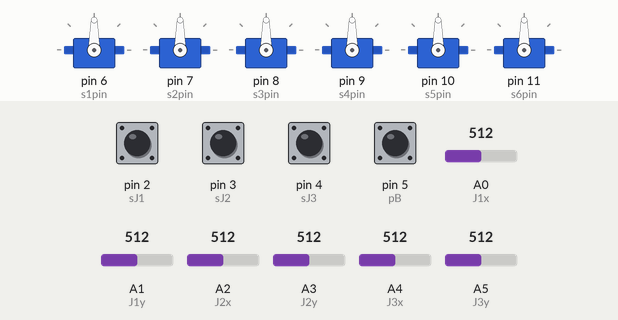
Recording of a sketch running on a simulated Arduino Uno, built with avr-gcc and run on an emulated ATmega328P. Shown: 6 × servo. The test bench sets the inputs (shaded band); at power-on: pin 2 (sJ1), pin 3 (sJ2), pin 4 (sJ3), pin 5 (pB) HIGH, A0 (J1x) = 512, A3 (J2y) = 512, A1 (J1y) = 512, A2 (J2x) = 512, A4 (J3x) = 512, A5 (J3y) = 512.

Above: at 1.2 s.
1.3 s: A0 (J1x) set to 208
2.8 s: A0 (J1x) set to 185
At 5.7 s:
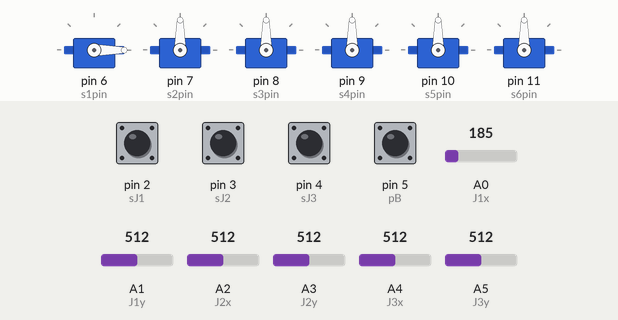
5.8 s: A3 (J2y) set to 206
7.3 s: A3 (J2y) set to 189
At 8.9 s:
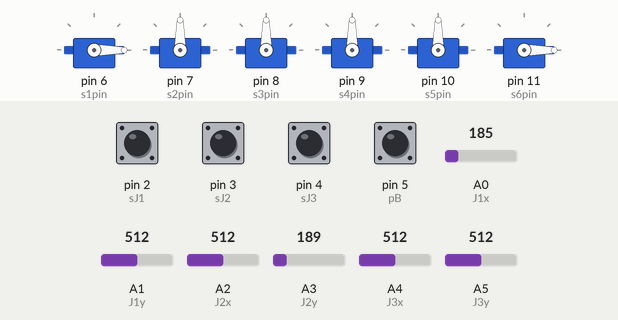
9.6 s: pin 2 (sJ1) pulled LOW for 0.15 s
At 18.7 s:
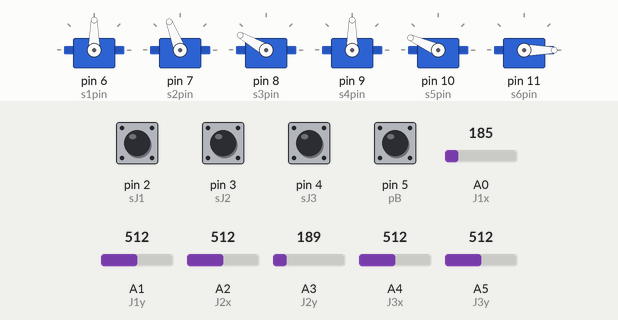
Timing chart, 0 to 25.2 s (numbered marks = the images above; inputs shaded):
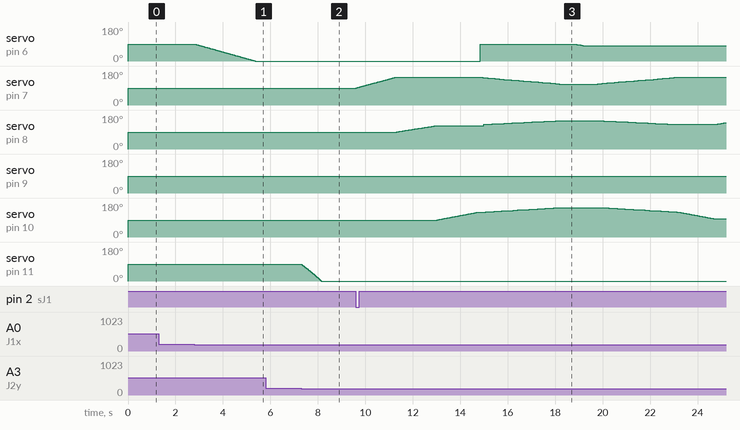

Measured:
- the behaviour switches between 200 and 199 on A0 (J1x) (found by bisection; images 0 and 1)
- the behaviour switches between 200 and 199 on A3 (J2y) (found by bisection; images 1 and 2)
- after the input at 1.3 s, every drawn part: stays the same
- after the input at 2.8 s, servo on pin 6 (s1pin): moves from 90° to 0° over 2.5 s, starting at once
- after the input at 5.8 s, every drawn part: stays the same
- after the input at 7.3 s, servo on pin 11 (s6pin): moves from 90° to 0° over 0.85 s, starting at once
- after the input at 9.6 s, servo on pin 6 (s1pin): rises from 0° to 90° in 0.03 s, then falls to 80° in 4.4 s; servo on pin 10 (s5pin): rises from 90° to 156° in 5.2 s, then falls to 96° in 6.4 s

The sketch:

ArduinoMEGA_Code.ino
```cpp
//----------------------Initializing the Servo library, Servo Objects and Servo Pins------------------------------

#include <Servo.h>
Servo servo1; //base
Servo servo2; //link1
Servo servo3; //link1
Servo servo4; //link2
Servo servo5; //toolplate
Servo servo6; //gripper

#define s1pin 6 //Servo 1 to PWM enabled pin 6
#define s2pin 7 //Servo 2 to PWM enabled pin 7
#define s3pin 8 //Servo 3 to PWM enabled pin 8
#define s4pin 9 //Servo 4 to PWM enabled pin 9
#define s5pin 10 //Servo 5 to PWM enabled pin 10
#define s6pin 11 //Servo 6 to PWM enabled pin 11
//-------------------------Initializing Joystick X and Y Pins----------------------------------

//Joystick Pins333
#define J1x A0 //Controls Servo1
#define J1y A1 //Controls Servo2
#define J2x A2 //Controls Servo3
#define J2y A3 //Controls Servo4
#define J3x A4 //Controls Servo5
#define J3y A5 //Controls Servo6

//-----------------------Joystick Switches-------------------------
#define sJ1 2 //switch in J1 attached to interrupt pin 0
#define sJ2 3 //switch in J2 attached to interrupt pin 1
#define sJ3 4 //switch in J3 attached to interrupt pin 4
#define pB 5 //pushbutton

//--------------Declaration of Variables--------------------
//int zeroval = 1500; //1500 us --- neutral position
//int Jzeroval = 512; //home pos of joystick--deadband
int pos;

int pos1cons = 500;
int pos1final = 500;
int pos2cons = 0;
int pos2final = 0;
int pos3cons = 0;
int pos3final = 0;
int pos4cons = 0;
int pos4final = 0;
int pos5cons = 0;
int pos5final = 0;
int pos6cons = 0;
int pos6final = 0;

//------------------------- Switch Pins STATES------------------------------
int sJ1old;
int sJ2old;
int sJ3old;
int pBold;
int sJ1new;
int sJ2new;
int sJ3new;
int pBnew;

//---------------- millis Delay Variables------------------------------------
unsigned long
currTime, //current time
moveTime, //time when servo should move
speedofservo; //future code for varying speed

unsigned long timedelay = 5; //let time delay equal 15 milliseconds for now
unsigned long readtime = 5;

// Servo Range defined by min, and MAX, also initial position

int s1min = 500;
int s1ini = 1400;
int s1MAX = 2300;

int s2min = 1150;
int s2ini = 1675;
int s2MAX = 2200;

int s3min = 500;
int s3ini = 1400;
int s3MAX = 2300;

int s4min = 500;
int s4ini = 1500;
int s4MAX = 2500;

int s5min = 800;
int s5ini = 1550;
int s5MAX = 2300;

int s6min = 950;
int s6ini = 1375;
int s6MAX = 1800;

int pos1 = 512; //needs to be mapped to 1800
int pos2 = 512; //needs to be mapped to 1300
int pos3 = 512; //needs to be mapped to 1400
int pos4 = 512; //needs to be mapped to 1500
int pos5 = 512; //needs to be mapped to 1700
int pos6 = 512; //needs to be mapped to 1500

int v1;
int gripperspeed = 3; //changes the speed of gripper open and close

//**************************************     SET UP     ******************************************************

void setup() {
  //attach the servos
  servo1.attach(s1pin, s1min, s1MAX);
  servo2.attach(s2pin, s2min, s2MAX);
  servo3.attach(s3pin, s3min, s3MAX);
  servo4.attach(s4pin, s4min, s4MAX);
  servo5.attach(s5pin, s5min, s5MAX);
  servo6.attach(s6pin, s6min, s6MAX);

  //obtain millis time
  moveTime = millis(); //get the millisecond time

  //initialize switch pins
  pinMode(sJ1, INPUT_PULLUP);
  pinMode(sJ2, INPUT_PULLUP);
  pinMode(sJ3, INPUT_PULLUP);
  pinMode(pB, INPUT_PULLUP);

  //read switch pins
  sJ1new = digitalRead(sJ1);
  sJ2new = digitalRead(sJ2);
  sJ3new = digitalRead(sJ3);
  pBnew = digitalRead(pB);

  //home the servo to initial position
  //  homePosition();
  servo1.writeMicroseconds(s1ini); //move servo 1 in the base
  servo2.writeMicroseconds(s2ini); //move servo 2 in link 1
  servo3.writeMicroseconds(s3ini); //move servo 3 in link 1
  servo4.writeMicroseconds(s4ini); //move servo 4 in link 2
  servo5.writeMicroseconds(s5ini); //move servo 5 before tool plate
  servo6.writeMicroseconds(s6ini); //open and close end effector

  //debug
  //  Serial.begin(9600);
}


//----RESET----
void(* resetFunc) (void) = 0;


//***************************************    LOOP    ************************************************
void loop() {
  //read joystick button 1
  sJ1old = sJ1new;
  sJ1new = digitalRead(sJ1);
  if (sJ1old == 1 && sJ1new == 0) {
    spin();
  }

  //read joystick button 2
  sJ2old = sJ2new;
  sJ2new = digitalRead(sJ2);
  if (sJ2old == 1 && sJ2new == 0) {
    grabCan();
  }

  //read joystick button 3
  sJ3old = sJ3new;
  sJ3new = digitalRead(sJ3);
  if (sJ3old == 1 && sJ3new == 0) {
    wave();
  }

  //read pushbutton
  pBold = pBnew;
  pBnew = digitalRead(pB);
  if (pBold == 1 && pBnew == 0) {
    resetFunc();
  }

  //else move the servos normally
  else {
    readJoysticks();
    moveServos();

  }
}
//**********************************************************************************************************


//-------------------------------------FUNCTIONS----------------------------------------------
//----------------------------------------------------reading JOYSTICKS-----------------------------------------------


// %%%%%%%%%%%%%%%%%%%%%%%%%%%%%%%%%%%%%%%%%%%%%%%
void readJoysticks() {
  //---------------------------finding the position of Servo1 motion---------------
  currTime = millis(); //get the current millisecond time
  if (currTime - moveTime >= readtime ) {   //if the difference between move time and current time is the delay period, then
    moveTime = currTime; //update move time
    readJoy1();
    readJoy2();
    readJoy3();
    readJoy4();
    readJoy5();
    readJoy6();
  }
}

// %%%%%%%%%%%%%%%%%%%%%%%%%%%%%%%%%%%%%%%%%%%%
void readJoy1() {
  int v1 = analogRead(J1x); //reads the jostick X-value

  //jostick vals go from 0-to-1023 where 500-550 is a deadband to prevent servo motion when it returns back home
  if (v1 > 800) { //above the positive deadband
    pos1++; //increment the position of servo
  }
  else if (v1 < 200) {  //below the negative deadband
    pos1--; //decrement the position of servo
  }

  pos1cons = constrain(pos1, 0, 1023); //constrained position of joystick x-val
  pos1final = map(pos1cons, 0, 1023, s1min, s1MAX); //map joy-val to servo-microsecond value
  pos1 = pos1cons; //equal pos1 to pos1constrained to prevent going over the constrained range
}

// %%%%%%%%%%%%%%%%%%%%%%%%%%%%%%%%%%%%%%%%%%%%


// %%%%%%%%%%%%%%%%%%%%%%%%%%%%%%%%%%%%%%%%%%%%
void readJoy2() {
  int v2 = analogRead(J1y);
  if (v2 > 800) { //above the positive deadband
    pos2++;
  }
  else if (v2 < 200) {  //below the negative deadband
    pos2--;
  }
  pos2cons = constrain(pos2, 0, 1023);
  pos2final = map(pos2, 0, 1023, s2min, s2MAX);
  pos2 = pos2cons;

}
// %%%%%%%%%%%%%%%%%%%%%%%%%%%%%%%%%%%%%%%%%%%%

// %%%%%%%%%%%%%%%%%%%%%%%%%%%%%%%%%%%%%%%%%%%%
void readJoy3() {
  int v3 = analogRead(J3y);
  if (v3 > 800) { //above the positive deadband
    pos3++;
  }
  else if (v3 < 200) {  //below the negative deadband
    pos3--;
  }

  pos3cons = constrain(pos3, 0, 1023);
  pos3final = map(pos3, 0, 1023, s3min, s3MAX);
  pos3 = pos3cons;
  //  Serial.print("3:  ");
  //  Serial.println(pos3final);
}
// %%%%%%%%%%%%%%%%%%%%%%%%%%%%%%%%%%%%%%%%%%%%


// %%%%%%%%%%%%%%%%%%%%%%%%%%%%%%%%%%%%%%%%%%%%
void readJoy4() {
  int v4 = analogRead(J3x);
  if (v4 > 800) { //above the positive deadband
    pos4++;
  }
  else if (v4 < 200) {  //below the negative deadband
    pos4--;
  }
  pos4cons = constrain(pos4, 0, 1023);
  pos4final = map(pos4, 0, 1023, s4min, s4MAX);
  pos4 = pos4cons;

}
// %%%%%%%%%%%%%%%%%%%%%%%%%%%%%%%%%%%%%%%%%%%%


// %%%%%%%%%%%%%%%%%%%%%%%%%%%%%%%%%%%%%%%%%%%%
void readJoy5() {
  int v5 = analogRead(J2x);
  if (v5 > 800) { //above the positive deadband
    pos5++;
  }
  else if (v5 < 200) {  //below the negative deadband
    pos5--;
  }
  pos5cons = constrain(pos5, 0, 1023);
  pos5final = map(pos5, 0, 1023, s5min, s5MAX);
  pos5 = pos5cons;
}
// %%%%%%%%%%%%%%%%%%%%%%%%%%%%%%%%%%%


// %%%%%%%%%%%%%%%%%%%%%%%%%%%%%%%%%%%
void readJoy6() {
  int v6 = analogRead(J2y);
  if (v6 > 800) { //above the positive deadband
    pos6 = pos6 + gripperspeed;
  }
  else if (v6 < 200) {  //below the negative deadband
    pos6 = pos6 - gripperspeed;
  }
  pos6cons = constrain(pos6, 0, 1023);
  pos6final = map(pos6, 0, 1023, s6min, s6MAX);
  pos6 = pos6cons;
  //  Serial.print("6:  ");
  //  Serial.println(pos6final);

}
// %%%%%%%%%%%%%%%%%%%%%%%%%%%%%%%%%%%

void moveServos() {

  servo1.writeMicroseconds(pos1final); //move servo 1 in the base
  servo2.writeMicroseconds(pos2final); //move servo 2 in link 1
  servo3.writeMicroseconds(pos3final); //move servo 3 in link 1
  servo4.writeMicroseconds(pos4final); //move servo 4 in link 2
  servo5.writeMicroseconds(pos5final); //move servo 5 before tool plate
  servo6.writeMicroseconds(pos6final); //open and close end effector

}

void spin() {


    movePreset(2, 1675, 2000);
    delay(50);
    movePreset(3, 1400, 1725);
    delay(50);
    movePreset(5, 1550, 1900);
    delay(50);
    movePreset(1, 1390, 1400);
    delay(50);

    movePreset(2,2000, 1990);
    movePreset(3, 1800, 1810);
    movePreset(5, 1900, 1910);

    movePreset(2,1990, 1980);
    movePreset(3, 1810, 1820);
    movePreset(5, 1910, 1920);

    movePreset(2,1980, 1970);
    movePreset(3, 1820, 1830);
    movePreset(5, 1920, 1930);

    movePreset(2,1970, 1960);
    movePreset(3, 1830, 1840);
    movePreset(5, 1930, 1940);

    movePreset(2,1960, 1950);
    movePreset(3, 1840, 1850);
    movePreset(5, 1940, 1950);

    movePreset(2,1950, 1940);
    movePreset(3, 1850, 1860);
    movePreset(5, 1950, 1960);

    movePreset(2,1940, 1930);
    movePreset(3, 1860, 1870);
    movePreset(5, 1960, 1970);

    movePreset(2,1930, 1920);
    movePreset(3, 1870, 1880);
    movePreset(5, 1970, 1980);

    movePreset(2,1920, 1910);
    movePreset(3, 1880, 1890);
    movePreset(5, 1980, 1990);

    movePreset(2,1910, 1900);
    movePreset(3, 1890, 1900);
    movePreset(5, 1990, 2000);

    movePreset(2,1900, 1890);
    movePreset(3, 1900, 1910);
    movePreset(5, 2000, 2010);

    movePreset(2,1890, 1880);
    movePreset(3, 1910, 1920);
    movePreset(5, 2010, 2020);

    movePreset(2,1880, 1870);
    movePreset(3, 1920, 1930);
    movePreset(5, 2020, 2030);

    movePreset(2,1870, 1860);
    movePreset(3, 1930, 1940);
    movePreset(5, 2030, 2040);

    movePreset(2,1860, 1850);
    movePreset(3, 1940, 1950);
    movePreset(5, 2040, 2050);

    movePreset(2,1850, 1840);
    movePreset(3, 1950, 1960);
    movePreset(5, 2050, 2060);

    movePreset(2,1840, 1830);
    movePreset(3, 1960, 1970);
    movePreset(5, 2060, 2070);

    movePreset(2,1830, 1820);
    movePreset(3, 1970, 1980);
    movePreset(5, 2070, 2080);

    movePreset(2,1820, 1810);
    movePreset(3, 1980, 1990);
    movePreset(5, 2080, 2090);

    movePreset(2,1810, 1800);
    movePreset(3, 1990, 2000);
    movePreset(5, 2090, 2100);
    delay(500);

    movePreset(1, 1400, 1300);
    delay(500);

    movePreset(2, 1800, 1810);
    movePreset(3, 2000, 1990);
    movePreset(5, 2100, 2090);

    movePreset(2, 1810, 1820);
    movePreset(3, 1990, 1980);
    movePreset(5, 2090, 2080);

    movePreset(2, 1820, 1830);
    movePreset(3, 1980, 1970);
    movePreset(5, 2080, 2070);

    movePreset(2, 1830, 1840);
    movePreset(3, 1970, 1960);
    movePreset(5, 2070, 2060);

    movePreset(2, 1840, 1850);
    movePreset(3, 1960, 1950);
    movePreset(5, 2060, 2050);

    movePreset(2, 1850, 1860);
    movePreset(3, 1950, 1940);
    movePreset(5, 2050, 2040);

    movePreset(2, 1860, 1870);
    movePreset(3, 1940, 1930);
    movePreset(5, 2040, 2030);

    movePreset(2, 1870, 1880);
    movePreset(3, 1930, 1920);
    movePreset(5, 2030, 2020);

    movePreset(2, 1880, 1890);
    movePreset(3, 1920, 1910);
    movePreset(5, 2020, 2010);

    movePreset(2, 1890, 1900);
    movePreset(3, 1910, 1900);
    movePreset(5, 2010, 2000);

    movePreset(2, 1900, 1910);
    movePreset(3, 1900, 1890);
    movePreset(5, 2000, 1990);

    movePreset(2, 1910, 1920);
    movePreset(3, 1890, 1880);
    movePreset(5, 1990, 1980);

    movePreset(2, 1920, 1930);
    movePreset(3, 1880, 1870);
    movePreset(5, 1980, 1970);

    movePreset(2, 1930, 1940);
    movePreset(3, 1870, 1860);
    movePreset(5, 1970, 1960);

    movePreset(2, 1940, 1950);
    movePreset(3, 1860, 1850);
    movePreset(5, 1960, 1950);

    movePreset(2, 1950, 1960);
    movePreset(3, 1850, 1840);
    movePreset(5, 1950, 1940);

    movePreset(2, 1960, 1970);
    movePreset(3, 1840, 1830);
    movePreset(5, 1940, 1930);

    movePreset(2, 1970, 1980);
    movePreset(3, 1830, 1820);
    movePreset(5, 1930, 1920);

    movePreset(2, 1980, 1990);
    movePreset(3, 1820, 1810);
    movePreset(5, 1920, 1910);

    movePreset(2, 1990, 2000);
    movePreset(3, 1810, 1800);
    movePreset(5, 1910, 1900);

    delay(50);


    movePreset(5, 1900, 1600);
    movePreset(3, 1800, 1900); // new letter
    delay(50);
    movePreset(2, 2000, 1675);
    delay(50);


    movePreset(1, 1300, 1150); //start next letter

    movePreset(5, 1600, 1900);
    delay(50);
    movePreset(3, 1600, 1725);
    delay(50);
    movePreset(2, 1675, 2000);
    delay(50);


    movePreset(1, 1150, 1250);

    delay(50);

    movePreset(2,2000, 1990);
    movePreset(3, 1800, 1810);
    movePreset(5, 1900, 1910);

    movePreset(2,1990, 1980);
    movePreset(3, 1810, 1820);
    movePreset(5, 1910, 1920);

    movePreset(2,1980, 1970);
    movePreset(3, 1820, 1830);
    movePreset(5, 1920, 1930);

    movePreset(2,1970, 1960);
    movePreset(3, 1830, 1840);
    movePreset(5, 1930, 1940);

    movePreset(2,1960, 1950);
    movePreset(3, 1840, 1850);
    movePreset(5, 1940, 1950);

    movePreset(2,1950, 1940);
    movePreset(3, 1850, 1860);
    movePreset(5, 1950, 1960);

    movePreset(2,1940, 1930);
    movePreset(3, 1860, 1870);
    movePreset(5, 1960, 1970);

    movePreset(2,1930, 1920);
    movePreset(3, 1870, 1880);
    movePreset(5, 1970, 1980);

    movePreset(2,1920, 1910);
    movePreset(3, 1880, 1890);
    movePreset(5, 1980, 1990);

    movePreset(2,1910, 1900);
    movePreset(3, 1890, 1900);
    movePreset(5, 1990, 2000);

    movePreset(2,1900, 1890);
    movePreset(3, 1900, 1910);
    movePreset(5, 2000, 2010);

    movePreset(2,1890, 1880);
    movePreset(3, 1910, 1920);
    movePreset(5, 2010, 2020);

    movePreset(2,1880, 1870);
    movePreset(3, 1920, 1930);
    movePreset(5, 2020, 2030);

    movePreset(2,1870, 1860);
    movePreset(3, 1930, 1940);
    movePreset(5, 2030, 2040);

    movePreset(2,1860, 1850);
    movePreset(3, 1940, 1950);
    movePreset(5, 2040, 2050);

    movePreset(2,1850, 1840);
    movePreset(3, 1950, 1960);
    movePreset(5, 2050, 2060);

    movePreset(2,1840, 1830);
    movePreset(3, 1960, 1970);
    movePreset(5, 2060, 2070);

    movePreset(2,1830, 1820);
    movePreset(3, 1970, 1980);
    movePreset(5, 2070, 2080);

    movePreset(2,1820, 1810);
    movePreset(3, 1980, 1990);
    movePreset(5, 2080, 2090);

    movePreset(2,1810, 1800);
    movePreset(3, 1990, 2000);
    movePreset(5, 2090, 2100);
    delay(100);

    movePreset(1, 1250, 1150);


    delay(5000);


   //delay(500);
   //movePreset(6, 1495, 1000);
   //movePreset(1, 2087, 500);
   //for (pos = 0; pos <= 180; pos += 1) { // goes from 0 degrees to 180 degrees
    // in steps of 1 degree
   //  servo1.write(pos);              // tell servo to go to position in variable 'pos'
    // delay(50);                       // waits 15ms for the servo to reach the position
   //}
   //for (pos = 180; pos >= 0; pos -= 1) { // goes from 180 degrees to 0 degrees
   //  servo1.write(pos);              // tell servo to go to position in variable 'pos'
   // delay(50);                       // waits 15ms for the servo to reach the position
   //}
   //movePreset(1, 500, 2087);
   //movePreset(6, 1000, 1495);
   //delay(500);

    resetFunc();
}

void wave() {

  movePreset(2, 1600, 1675);
  movePreset(3, 1380, 1400);
  movePreset(5, 1701, 1418);
  delay(500);
  movePreset(6, 1495, 1000);
  delay(1000);
  int count = 0;
  while (count <= 10) {
    for (pos = 0; pos <= 180; pos += 2) { // goes from 0 degrees to 180 degrees
      // in steps of 1 degree
      servo5.write(pos);              // tell servo to go to position in variable 'pos'
      delay(25);                       // waits 15ms for the servo to reach the position
    }
    for (pos = 180; pos >= 0; pos -= 2) { // goes from 180 degrees to 0 degrees
      servo5.write(pos);              // tell servo to go to position in variable 'pos'
      delay(25);                       // waits 15ms for the servo to reach the position

    }
    delay(10);
    count = count + 1;
  }
  delay(1000);
   //movePreset(6, 1000, 1495);
   //movePreset(2, 1150, 1300);
   //movePreset(3, 1800, 2050);
  resetFunc();
}


void grabCan() {

  movePreset(1, 1425, 1400);
  delay(1000);

  movePreset(2, 1700, 1675);
  delay(1000);

  movePreset(3, 1425, 1400);
  delay(1000);

  movePreset(4, 1525, 1500);
  delay(1000);

  movePreset(5, 1575, 1550);
  delay(1000);

  movePreset(6, 1400, 1375);
  delay(2000);
  // for Q = 1:1000

  delay(1000000000000);
 // movePreset(5, 1700, 1200);
  //movePreset(2, 1300, 1500); //2
 // movePreset(3, 2050, 2500); //3

  //  movePreset(5, 1200, 1450); //5
 // movePreset(6, 1500, 1000); //6
 // movePreset(2, 1515, 1300);
 // movePreset(3, 2500, 1700); //2
  //movePreset(5, 1200, 1685); //1
  //delay(1);
 // movePreset(1, 2088, 1450); //3
  //delay(1);
  //movePreset(2, 1300, 1515);

 // movePreset(4, 1500, 2318); //5

  //delay(2);

  //reverse
  //movePreset(4, 2318, 1500);
 // movePreset(5, 1685, 1481);
 // movePreset(2, 1515, 1300);
  //delay(1);
 // movePreset(1, 1450, 2088);
  //delay(1);

 // movePreset(3, 1700, 2150);
 // movePreset(2, 1300, 1450);
 // movePreset(6, 1100, 1500);


 // movePreset(3, 2150, 2050);
  //movePreset(2, 1450, 1300);
  //movePreset(5, 1481, 1700);
  //delay(2);
  // resetFunc();
}


void movePreset(int servoNum, int startPos, int endPos) {
  int dtime = 5;
  if (endPos > startPos) {
    if (servoNum == 1) {
      for (pos1 = startPos; pos1 <= endPos; pos1++) {
        servo1.writeMicroseconds(pos1);
        delay(dtime);
      }
    }
    if (servoNum == 2) {
      for (pos2 = startPos; pos2 <= endPos; pos2++) {
        servo2.writeMicroseconds(pos2);
        delay(dtime);
      }
    }
    if (servoNum == 3) {
      for (pos3 = startPos; pos3 <= endPos; pos3++) {
        servo3.writeMicroseconds(pos3);
        delay(dtime);
      }
    }
    if (servoNum == 4) {
      for (pos4 = startPos; pos4 <= endPos; pos4++) {
        servo4.writeMicroseconds(pos4);
        delay(dtime);
      }
    }
    if (servoNum == 5) {
      for (pos5 = startPos; pos5 <= endPos; pos5++) {
        servo5.writeMicroseconds(pos5);
        delay(dtime);
      }
    }
    if (servoNum == 6) {
      for (pos6 = startPos; pos6 <= endPos; pos6++) {
        servo6.writeMicroseconds(pos6);
        delay(dtime);
      }
    }
  }
  else if (endPos < startPos) {
    if (servoNum == 1) {
      for (pos1 = startPos; pos1 >= endPos; pos1--) {
        servo1.writeMicroseconds(pos1);
        delay(dtime);
      }
    }
    if (servoNum == 2) {
      for (pos2 = startPos; pos2 >= endPos; pos2--) {
        servo2.writeMicroseconds(pos2);
        delay(dtime);
      }
    }
    if (servoNum == 3) {
      for (pos3 = startPos; pos3 >= endPos; pos3--) {
        servo3.writeMicroseconds(pos3);
        delay(dtime);
      }
    }
    if (servoNum == 4) {
      for (pos4 = startPos; pos4 >= endPos; pos4--) {
        servo4.writeMicroseconds(pos4);
        delay(dtime);
      }
    }
    if (servoNum == 5) {
      for (pos5 = startPos; pos5 >= endPos; pos5--) {
        servo5.writeMicroseconds(pos5);
        delay(dtime);
      }
    }
    if (servoNum == 6) {
      for (pos6 = startPos; pos6 >= endPos; pos6--) {
        servo6.writeMicroseconds(pos6);
        delay(dtime);
      }
    }

  }
}
```
